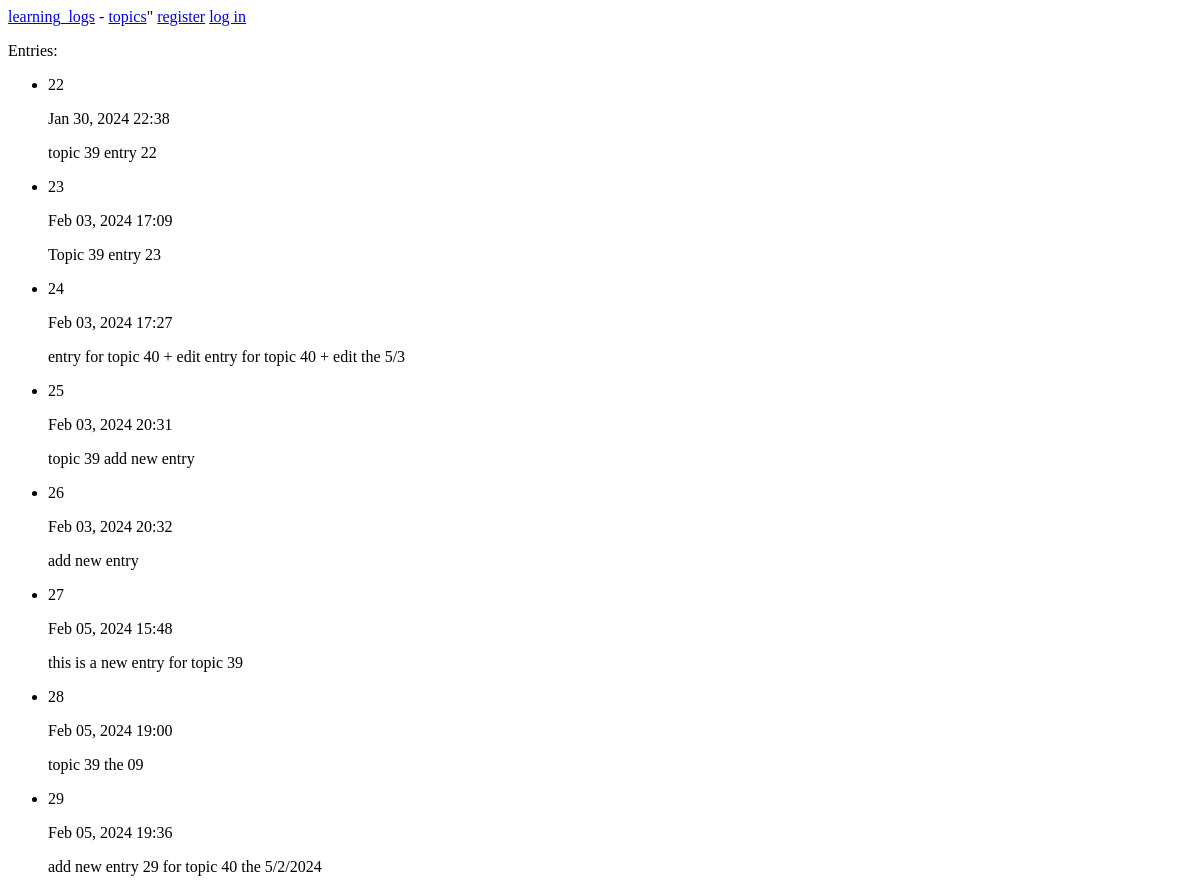
The app's page /show_entry/ (upper part), older data.
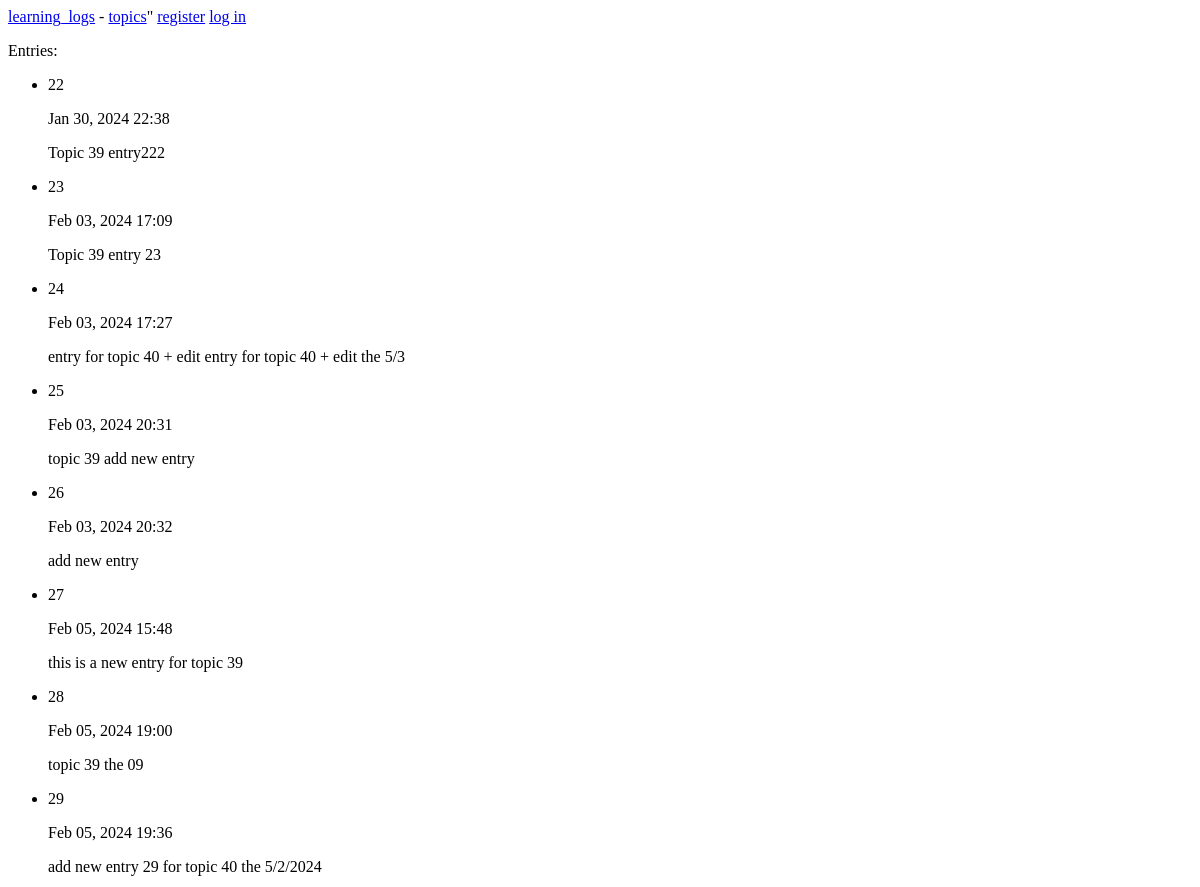
The same page, newer data.
### learning_logs/models.py (models this page shows, shortened)
class Entry(models.Model):
    topic = models.ForeignKey(Topic, on_delete=models.CASCADE)
    text = TextField(max_length=200)  # Using the custom TextField
    date_added = models.DateTimeField(auto_now_add=True)
    class Meta:
        verbose_name_plural = 'entries'

### learning_logs/views.py (the view)
# urls.py: url(r'^show_entry/$', views.show_entry , name='show_entry'),
def show_entry(request ):
    try:
       entries = Entry.objects.all()
       context = {'entries': entries}
       return render(request, 'learning_logs/show_entry.html', context)
    except EntryForm.DoesNotExist:
     raise Http404("Entry does not exist")

### learning_logs/templates/learning_logs/show_entry.html
{% extends 'learning_logs/base.html' %}
{% block content %}
 <p>Entries:</p>
<ul>
   {% for entry in entries %}
     <li>
      <p>{{ entry.id }}</p>
      <p>{{ entry.date_added|date:'M d, Y H:i' }}</p>
      <p>{{ entry.text|linebreaks }}</p>
     </li>
    {% empty %}
     <li>
       There are no entry yet.
      <li>
     {% endfor %}
</ul>
{% endblock content %}

Row changes from the older to the newer data that the page shows:
changed Entry id 22: text "topic 39 entry 22" → "Topic 39 entry222"
